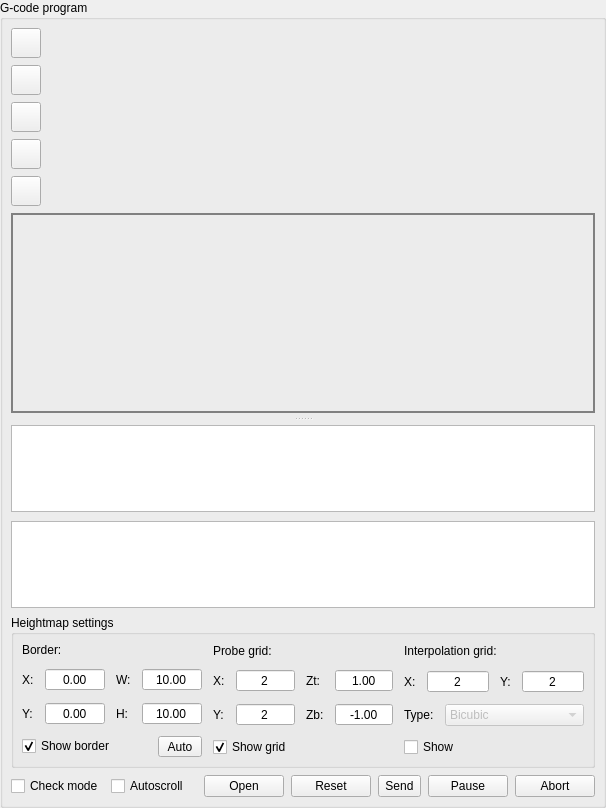
     <widget class="QGroupBox" name="grpProgram">
      <property name="title">
       <string>G-code program</string>
      </property>
      <property name="flat">
       <bool>false</bool>
      </property>
      <layout class="QVBoxLayout" name="verticalLayout_17" stretch="0,0,0,0,0,1,0,0">
       <property name="spacing">
        <number>7</number>
       </property>
       <property name="leftMargin">
        <number>8</number>
       </property>
       <property name="topMargin">
        <number>8</number>
       </property>
       <property name="rightMargin">
        <number>8</number>
       </property>
       <property name="bottomMargin">
        <number>8</number>
       </property>
       <item>
        <widget class="QToolButton" name="cmdIsometric">
         <property name="minimumSize">
          <size>
           <width>30</width>
           <height>30</height>
          </size>
         </property>
         <property name="toolTip">
          <string>Isometric view</string>
         </property>
         <property name="text">
          <string/>
         </property>
         <property name="icon">
          <iconset resource="images.qrc">
           <normaloff>:/images/cube.png</normaloff>:/images/cube.png</iconset>
         </property>
         <property name="iconSize">
          <size>
           <width>20</width>
           <height>20</height>
          </size>
         </property>
        </widget>
       </item>
       <item>
        <widget class="QToolButton" name="cmdTop">
         <property name="minimumSize">
          <size>
           <width>30</width>
           <height>30</height>
          </size>
         </property>
         <property name="toolTip">
          <string>Top view</string>
         </property>
         <property name="text">
          <string/>
         </property>
         <property name="icon">
          <iconset resource="images.qrc">
           <normaloff>:/images/cubeTop.png</normaloff>:/images/cubeTop.png</iconset>
         </property>
         <property name="iconSize">
          <size>
           <width>20</width>
           <height>20</height>
          </size>
         </property>
        </widget>
       </item>
       <item>
        <widget class="QToolButton" name="cmdFront">
         <property name="minimumSize">
          <size>
           <width>30</width>
           <height>30</height>
          </size>
         </property>
         <property name="toolTip">
          <string>Front view</string>
         </property>
         <property name="text">
          <string/>
         </property>
         <property name="icon">
          <iconset resource="images.qrc">
           <normaloff>:/images/cubeFront.png</normaloff>:/images/cubeFront.png</iconset>
         </property>
         <property name="iconSize">
          <size>
           <width>20</width>
           <height>20</height>
          </size>
         </property>
        </widget>
       </item>
       <item>
        <widget class="QToolButton" name="cmdLeft">
         <property name="minimumSize">
          <size>
           <width>30</width>
           <height>30</height>
          </size>
         </property>
         <property name="toolTip">
          <string>Left view</string>
         </property>
         <property name="text">
          <string/>
         </property>
         <property name="icon">
          <iconset resource="images.qrc">
           <normaloff>:/images/cubeLeft.png</normaloff>:/images/cubeLeft.png</iconset>
         </property>
         <property name="iconSize">
          <size>
           <width>20</width>
           <height>20</height>
          </size>
         </property>
        </widget>
       </item>
       <item>
        <widget class="QToolButton" name="cmdFit">
         <property name="minimumSize">
          <size>
           <width>30</width>
           <height>30</height>
          </size>
         </property>
         <property name="toolTip">
          <string>Fit</string>
         </property>
         <property name="text">
          <string/>
         </property>
         <property name="icon">
          <iconset resource="images.qrc">
           <normaloff>:/images/fit_1.png</normaloff>:/images/fit_1.png</iconset>
         </property>
         <property name="iconSize">
          <size>
           <width>20</width>
           <height>20</height>
          </size>
         </property>
        </widget>
       </item>
       <item>
        <widget class="QSplitter" name="splitter">
         <property name="orientation">
          <enum>Qt::Vertical</enum>
         </property>
         <property name="handleWidth">
          <number>12</number>
         </property>
         <widget class="QWidget" name="frame" native="true">
          <property name="sizePolicy">
           <sizepolicy hsizetype="Preferred" vsizetype="Minimum">
            <horstretch>0</horstretch>
            <verstretch>0</verstretch>
           </sizepolicy>
          </property>
          <property name="minimumSize">
           <size>
            <width>0</width>
            <height>200</height>
           </size>
          </property>
          <property name="styleSheet">
           <string notr="true">border: 1px solid gray;</string>
          </property>
          <layout class="QVBoxLayout" name="verticalLayout_8">
           <property name="leftMargin">
            <number>1</number>
           </property>
           <property name="topMargin">
            <number>1</number>
           </property>
           <property name="rightMargin">
            <number>1</number>
           </property>
           <property name="bottomMargin">
            <number>1</number>
           </property>
           <item>
            <widget class="GLWidget" name="glwVisualizer" native="true"/>
           </item>
          </layout>
         </widget>
         <widget class="QWidget" name="layoutWidget">
          <layout class="QVBoxLayout" name="verticalLayout_7">
           <property name="spacing">
            <number>9</number>
           </property>
           <item>
            <widget class="QTableView" name="tblProgram">
             <property name="font">
              <font>
               <pointsize>9</pointsize>
              </font>
             </property>
             <property name="contextMenuPolicy">
              <enum>Qt::CustomContextMenu</enum>
             </property>
             <property name="editTriggers">
              <set>QAbstractItemView::AnyKeyPressed|QAbstractItemView::DoubleClicked|QAbstractItemView::EditKeyPressed|QAbstractItemView::SelectedClicked</set>
             </property>
             <property name="selectionMode">
              <enum>QAbstractItemView::ContiguousSelection</enum>
             </property>
             <property name="selectionBehavior">
              <enum>QAbstractItemView::SelectRows</enum>
             </property>
             <property name="gridStyle">
              <enum>Qt::DashLine</enum>
             </property>
             <attribute name="horizontalHeaderHighlightSections">
              <bool>false</bool>
             </attribute>
             <attribute name="horizontalHeaderMinimumSectionSize">
              <number>50</number>
             </attribute>
             <attribute name="verticalHeaderVisible">
              <bool>false</bool>
             </attribute>
            </widget>
           </item>
           <item>
            <widget class="QTableView" name="tblHeightMap">
             <property name="alternatingRowColors">
              <bool>true</bool>
             </property>
             <property name="selectionMode">
              <enum>QAbstractItemView::SingleSelection</enum>
             </property>
             <property name="gridStyle">
              <enum>Qt::DashLine</enum>
             </property>
             <attribute name="horizontalHeaderVisible">
              <bool>false</bool>
             </attribute>
             <attribute name="horizontalHeaderDefaultSectionSize">
              <number>60</number>
             </attribute>
             <attribute name="horizontalHeaderHighlightSections">
              <bool>false</bool>
             </attribute>
             <attribute name="verticalHeaderVisible">
              <bool>false</bool>
             </attribute>
            </widget>
           </item>
          </layout>
         </widget>
        </widget>
       </item>
       <item>
        <widget class="QGroupBox" name="grpHeightMapSettings">
         <property name="title">
          <string>Heightmap settings</string>
         </property>
         <layout class="QHBoxLayout" name="horizontalLayout_20" stretch="1,1,1">
          <property name="spacing">
           <number>11</number>
          </property>
          <property name="leftMargin">
           <number>8</number>
          </property>
          <property name="topMargin">
           <number>8</number>
          </property>
          <property name="rightMargin">
           <number>8</number>
          </property>
          <property name="bottomMargin">
           <number>8</number>
          </property>
          <item>
           <layout class="QVBoxLayout" name="verticalLayout_18">
            <item>
             <widget class="QLabel" name="label_5">
              <property name="text">
               <string>Border:</string>
              </property>
             </widget>
            </item>
            <item>
             <layout class="QGridLayout" name="gridLayout">
              <item row="0" column="0">
               <widget class="QLabel" name="label_6">
                <property name="text">
                 <string>X:</string>
                </property>
               </widget>
              </item>
              <item row="0" column="1">
               <widget class="QDoubleSpinBox" name="txtHeightMapBorderX">
                <property name="sizePolicy">
                 <sizepolicy hsizetype="Expanding" vsizetype="Fixed">
                  <horstretch>0</horstretch>
                  <verstretch>0</verstretch>
                 </sizepolicy>
                </property>
                <property name="locale">
                 <locale language="C" country="AnyCountry"/>
                </property>
                <property name="alignment">
                 <set>Qt::AlignCenter</set>
                </property>
                <property name="buttonSymbols">
                 <enum>QAbstractSpinBox::NoButtons</enum>
                </property>
                <property name="minimum">
                 <double>-999.000000000000000</double>
                </property>
                <property name="maximum">
                 <double>999.000000000000000</double>
                </property>
               </widget>
              </item>
              <item row="1" column="3">
               <widget class="QDoubleSpinBox" name="txtHeightMapBorderHeight">
                <property name="sizePolicy">
                 <sizepolicy hsizetype="Expanding" vsizetype="Fixed">
                  <horstretch>0</horstretch>
                  <verstretch>0</verstretch>
                 </sizepolicy>
                </property>
                <property name="locale">
                 <locale language="C" country="AnyCountry"/>
                </property>
                <property name="alignment">
                 <set>Qt::AlignCenter</set>
                </property>
                <property name="buttonSymbols">
                 <enum>QAbstractSpinBox::NoButtons</enum>
                </property>
                <property name="minimum">
                 <double>-999.000000000000000</double>
                </property>
                <property name="maximum">
                 <double>999.000000000000000</double>
                </property>
                <property name="value">
                 <double>10.000000000000000</double>
                </property>
               </widget>
              </item>
              <item row="1" column="2">
               <widget class="QLabel" name="label_9">
                <property name="text">
                 <string>H:</string>
                </property>
               </widget>
              </item>
              <item row="1" column="1">
               <widget class="QDoubleSpinBox" name="txtHeightMapBorderY">
                <property name="sizePolicy">
                 <sizepolicy hsizetype="Expanding" vsizetype="Fixed">
                  <horstretch>0</horstretch>
                  <verstretch>0</verstretch>
                 </sizepolicy>
                </property>
                <property name="locale">
                 <locale language="C" country="AnyCountry"/>
                </property>
                <property name="alignment">
                 <set>Qt::AlignCenter</set>
                </property>
                <property name="buttonSymbols">
                 <enum>QAbstractSpinBox::NoButtons</enum>
                </property>
                <property name="minimum">
                 <double>-999.000000000000000</double>
                </property>
                <property name="maximum">
                 <double>999.000000000000000</double>
                </property>
               </widget>
              </item>
              <item row="1" column="0">
               <widget class="QLabel" name="label_7">
                <property name="text">
                 <string>Y:</string>
                </property>
               </widget>
              </item>
              <item row="0" column="2">
               <widget class="QLabel" name="label_8">
                <property name="text">
                 <string>W:</string>
                </property>
               </widget>
              </item>
              <item row="0" column="3">
               <widget class="QDoubleSpinBox" name="txtHeightMapBorderWidth">
                <property name="sizePolicy">
                 <sizepolicy hsizetype="Expanding" vsizetype="Fixed">
                  <horstretch>0</horstretch>
                  <verstretch>0</verstretch>
                 </sizepolicy>
                </property>
                <property name="locale">
                 <locale language="C" country="AnyCountry"/>
                </property>
                <property name="alignment">
                 <set>Qt::AlignCenter</set>
                </property>
                <property name="buttonSymbols">
                 <enum>QAbstractSpinBox::NoButtons</enum>
                </property>
                <property name="minimum">
                 <double>-999.000000000000000</double>
                </property>
                <property name="maximum">
                 <double>999.000000000000000</double>
                </property>
                <property name="value">
                 <double>10.000000000000000</double>
                </property>
               </widget>
              </item>
             </layout>
            </item>
            <item>
             <layout class="QHBoxLayout" name="horizontalLayout_18">
              <item>
               <widget class="QCheckBox" name="chkHeightMapBorderShow">
                <property name="text">
                 <string>Show border</string>
                </property>
                <property name="checked">
                 <bool>true</bool>
                </property>
               </widget>
              </item>
              <item>
               <widget class="StyledToolButton" name="cmdHeightMapBorderAuto">
                <property name="minimumSize">
                 <size>
                  <width>44</width>
                  <height>18</height>
                 </size>
                </property>
                <property name="text">
                 <string>Auto</string>
                </property>
               </widget>
              </item>
             </layout>
            </item>
           </layout>
          </item>
          <item>
           <layout class="QVBoxLayout" name="verticalLayout_19">
            <item>
             <widget class="QLabel" name="label_10">
              <property name="text">
               <string>Probe grid:</string>
              </property>
             </widget>
            </item>
            <item>
             <layout class="QGridLayout" name="gridLayout_4">
              <item row="0" column="0">
               <widget class="QLabel" name="label_12">
                <property name="text">
                 <string>X:</string>
                </property>
               </widget>
              </item>
              <item row="0" column="1">
               <widget class="QDoubleSpinBox" name="txtHeightMapGridX">
                <property name="sizePolicy">
                 <sizepolicy hsizetype="Expanding" vsizetype="Fixed">
                  <horstretch>0</horstretch>
                  <verstretch>0</verstretch>
                 </sizepolicy>
                </property>
                <property name="locale">
                 <locale language="C" country="AnyCountry"/>
                </property>
                <property name="alignment">
                 <set>Qt::AlignCenter</set>
                </property>
                <property name="buttonSymbols">
                 <enum>QAbstractSpinBox::NoButtons</enum>
                </property>
                <property name="decimals">
                 <number>0</number>
                </property>
                <property name="minimum">
                 <double>2.000000000000000</double>
                </property>
                <property name="maximum">
                 <double>1000.000000000000000</double>
                </property>
                <property name="value">
                 <double>2.000000000000000</double>
                </property>
               </widget>
              </item>
              <item row="0" column="5">
               <widget class="QDoubleSpinBox" name="txtHeightMapGridZTop">
                <property name="sizePolicy">
                 <sizepolicy hsizetype="Expanding" vsizetype="Fixed">
                  <horstretch>0</horstretch>
                  <verstretch>0</verstretch>
                 </sizepolicy>
                </property>
                <property name="locale">
                 <locale language="C" country="AnyCountry"/>
                </property>
                <property name="alignment">
                 <set>Qt::AlignCenter</set>
                </property>
                <property name="buttonSymbols">
                 <enum>QAbstractSpinBox::NoButtons</enum>
                </property>
                <property name="minimum">
                 <double>-999.000000000000000</double>
                </property>
                <property name="maximum">
                 <double>999.000000000000000</double>
                </property>
                <property name="value">
                 <double>1.000000000000000</double>
                </property>
               </widget>
              </item>
              <item row="1" column="5">
               <widget class="QDoubleSpinBox" name="txtHeightMapGridZBottom">
                <property name="sizePolicy">
                 <sizepolicy hsizetype="Expanding" vsizetype="Fixed">
                  <horstretch>0</horstretch>
                  <verstretch>0</verstretch>
                 </sizepolicy>
                </property>
                <property name="locale">
                 <locale language="C" country="AnyCountry"/>
                </property>
                <property name="alignment">
                 <set>Qt::AlignCenter</set>
                </property>
                <property name="buttonSymbols">
                 <enum>QAbstractSpinBox::NoButtons</enum>
                </property>
                <property name="minimum">
                 <double>-999.000000000000000</double>
                </property>
                <property name="maximum">
                 <double>999.000000000000000</double>
                </property>
                <property name="value">
                 <double>-1.000000000000000</double>
                </property>
               </widget>
              </item>
              <item row="1" column="1">
               <widget class="QDoubleSpinBox" name="txtHeightMapGridY">
                <property name="sizePolicy">
                 <sizepolicy hsizetype="Expanding" vsizetype="Fixed">
                  <horstretch>0</horstretch>
                  <verstretch>0</verstretch>
                 </sizepolicy>
                </property>
                <property name="locale">
                 <locale language="C" country="AnyCountry"/>
                </property>
                <property name="alignment">
                 <set>Qt::AlignCenter</set>
                </property>
                <property name="buttonSymbols">
                 <enum>QAbstractSpinBox::NoButtons</enum>
                </property>
                <property name="decimals">
                 <number>0</number>
                </property>
                <property name="minimum">
                 <double>2.000000000000000</double>
                </property>
                <property name="maximum">
                 <double>1000.000000000000000</double>
                </property>
                <property name="value">
                 <double>2.000000000000000</double>
                </property>
               </widget>
              </item>
              <item row="1" column="3">
               <widget class="QLabel" name="label_11">
                <property name="text">
                 <string>Zb:</string>
                </property>
               </widget>
              </item>
              <item row="1" column="0">
               <widget class="QLabel" name="label_13">
                <property name="text">
                 <string>Y:</string>
                </property>
               </widget>
              </item>
              <item row="0" column="3">
               <widget class="QLabel" name="label_14">
                <property name="text">
                 <string>Zt:</string>
                </property>
               </widget>
              </item>
             </layout>
            </item>
            <item>
             <layout class="QHBoxLayout" name="horizontalLayout_19">
              <item>
               <widget class="QCheckBox" name="chkHeightMapGridShow">
                <property name="text">
                 <string>Show grid</string>
                </property>
                <property name="checked">
                 <bool>true</bool>
                </property>
               </widget>
              </item>
              <item>
               <spacer name="horizontalSpacer_6">
                <property name="orientation">
                 <enum>Qt::Horizontal</enum>
                </property>
                <property name="sizeHint" stdset="0">
                 <size>
                  <width>40</width>
                  <height>1</height>
                 </size>
                </property>
               </spacer>
              </item>
             </layout>
            </item>
           </layout>
          </item>
          <item>
           <layout class="QVBoxLayout" name="verticalLayout_20">
            <item>
             <widget class="QLabel" name="label_16">
              <property name="text">
               <string>Interpolation grid:</string>
              </property>
             </widget>
            </item>
            <item>
             <layout class="QGridLayout" name="gridLayout_6">
              <item row="1" column="2">
               <widget class="QLabel" name="label_19">
                <property name="text">
                 <string>Y:</string>
                </property>
               </widget>
              </item>
              <item row="1" column="0">
               <widget class="QLabel" name="label_18">
                <property name="text">
                 <string>X:</string>
                </property>
               </widget>
              </item>
              <item row="1" column="1">
               <widget class="QDoubleSpinBox" name="txtHeightMapInterpolationStepX">
                <property name="sizePolicy">
                 <sizepolicy hsizetype="Expanding" vsizetype="Fixed">
                  <horstretch>0</horstretch>
                  <verstretch>0</verstretch>
                 </sizepolicy>
                </property>
                <property name="locale">
                 <locale language="C" country="AnyCountry"/>
                </property>
                <property name="alignment">
                 <set>Qt::AlignCenter</set>
                </property>
                <property name="buttonSymbols">
                 <enum>QAbstractSpinBox::NoButtons</enum>
                </property>
                <property name="decimals">
                 <number>0</number>
                </property>
                <property name="minimum">
                 <double>2.000000000000000</double>
                </property>
                <property name="maximum">
                 <double>1000.000000000000000</double>
                </property>
                <property name="value">
                 <double>2.000000000000000</double>
                </property>
               </widget>
              </item>
              <item row="1" column="3">
               <widget class="QDoubleSpinBox" name="txtHeightMapInterpolationStepY">
                <property name="sizePolicy">
                 <sizepolicy hsizetype="Expanding" vsizetype="Fixed">
                  <horstretch>0</horstretch>
                  <verstretch>0</verstretch>
                 </sizepolicy>
                </property>
                <property name="locale">
                 <locale language="C" country="AnyCountry"/>
                </property>
                <property name="alignment">
                 <set>Qt::AlignCenter</set>
                </property>
                <property name="buttonSymbols">
                 <enum>QAbstractSpinBox::NoButtons</enum>
                </property>
                <property name="decimals">
                 <number>0</number>
                </property>
                <property name="minimum">
                 <double>2.000000000000000</double>
                </property>
                <property name="maximum">
                 <double>1000.000000000000000</double>
                </property>
                <property name="value">
                 <double>2.000000000000000</double>
                </property>
               </widget>
              </item>
             </layout>
            </item>
            <item>
             <layout class="QHBoxLayout" name="horizontalLayout_23" stretch="0,0">
              <item>
               <widget class="QLabel" name="label_17">
                <property name="text">
                 <string>Type:</string>
                </property>
               </widget>
              </item>
              <item>
               <widget class="QComboBox" name="cboHeightMapInterpolationType">
                <property name="enabled">
                 <bool>false</bool>
                </property>
                <property name="sizePolicy">
                 <sizepolicy hsizetype="Expanding" vsizetype="Fixed">
                  <horstretch>0</horstretch>
                  <verstretch>0</verstretch>
                 </sizepolicy>
                </property>
                <item>
                 <property name="text">
                  <string>Bicubic</string>
                 </property>
                </item>
               </widget>
              </item>
             </layout>
            </item>
            <item>
             <layout class="QHBoxLayout" name="horizontalLayout_24">
              <item>
               <widget class="QCheckBox" name="chkHeightMapInterpolationShow">
                <property name="text">
                 <string>Show</string>
                </property>
               </widget>
              </item>
              <item>
               <spacer name="horizontalSpacer_8">
                <property name="orientation">
                 <enum>Qt::Horizontal</enum>
                </property>
                <property name="sizeHint" stdset="0">
                 <size>
                  <width>40</width>
                  <height>1</height>
                 </size>
                </property>
               </spacer>
              </item>
             </layout>
            </item>
           </layout>
          </item>
         </layout>
        </widget>
       </item>
       <item>
        <layout class="QHBoxLayout" name="horizontalLayout_3">
         <item>
          <widget class="QCheckBox" name="chkTestMode">
           <property name="sizePolicy">
            <sizepolicy hsizetype="Preferred" vsizetype="Fixed">
             <horstretch>0</horstretch>
             <verstretch>0</verstretch>
            </sizepolicy>
           </property>
           <property name="minimumSize">
            <size>
             <width>22</width>
             <height>0</height>
            </size>
           </property>
           <property name="text">
            <string>Check mode</string>
           </property>
          </widget>
         </item>
         <item>
          <widget class="QCheckBox" name="chkAutoScroll">
           <property name="sizePolicy">
            <sizepolicy hsizetype="Preferred" vsizetype="Fixed">
             <horstretch>0</horstretch>
             <verstretch>0</verstretch>
            </sizepolicy>
           </property>
           <property name="minimumSize">
            <size>
             <width>22</width>
             <height>0</height>
            </size>
           </property>
           <property name="text">
            <string>Autoscroll</string>
           </property>
          </widget>
         </item>
         <item>
          <spacer name="spacerBot">
           <property name="orientation">
            <enum>Qt::Horizontal</enum>
           </property>
           <property name="sizeHint" stdset="0">
            <size>
             <width>8</width>
             <height>20</height>
            </size>
           </property>
          </spacer>
         </item>
         <item>
          <widget class="QPushButton" name="cmdFileOpen">
           <property name="text">
            <string>Open</string>
           </property>
          </widget>
         </item>
         <item>
          <widget class="QPushButton" name="cmdFileReset">
           <property name="text">
            <string>Reset</string>
           </property>
          </widget>
         </item>
         <item>
          <widget class="QToolButton" name="cmdFileSend">
           <property name="sizePolicy">
            <sizepolicy hsizetype="Minimum" vsizetype="Minimum">
             <horstretch>0</horstretch>
             <verstretch>0</verstretch>
            </sizepolicy>
           </property>
           <property name="baseSize">
            <size>
             <width>93</width>
             <height>0</height>
            </size>
           </property>
           <property name="text">
            <string>Send</string>
           </property>
          </widget>
         </item>
         <item>
          <widget class="QPushButton" name="cmdFilePause">
           <property name="text">
            <string>Pause</string>
           </property>
           <property name="checkable">
            <bool>true</bool>
           </property>
          </widget>
         </item>
         <item>
          <widget class="QPushButton" name="cmdFileAbort">
           <property name="text">
            <string>Abort</string>
           </property>
          </widget>
         </item>
        </layout>
       </item>
      </layout>
     </widget>
